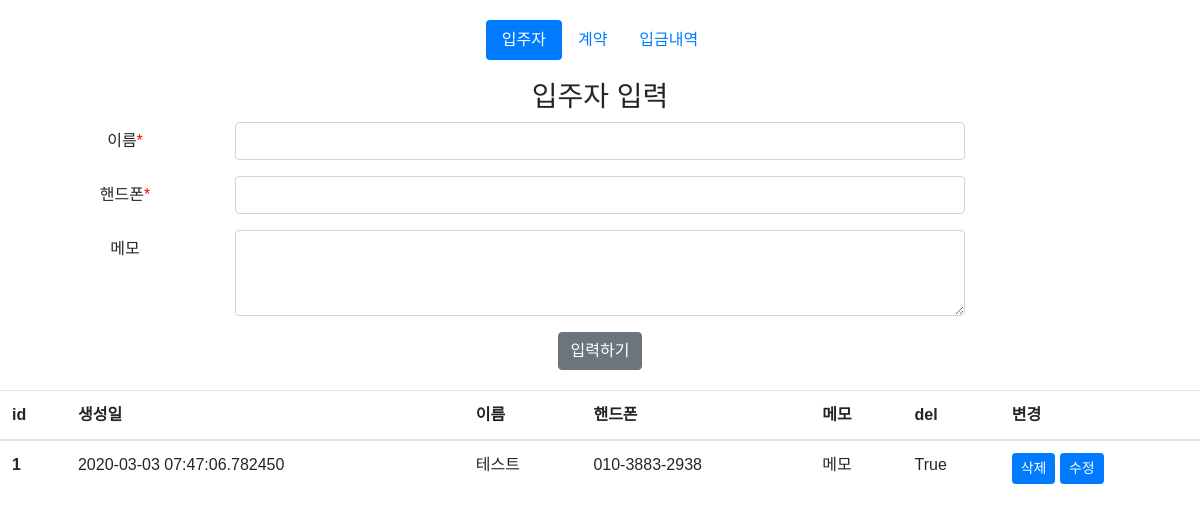
/tenants, run on an earlier commit of the app's database.
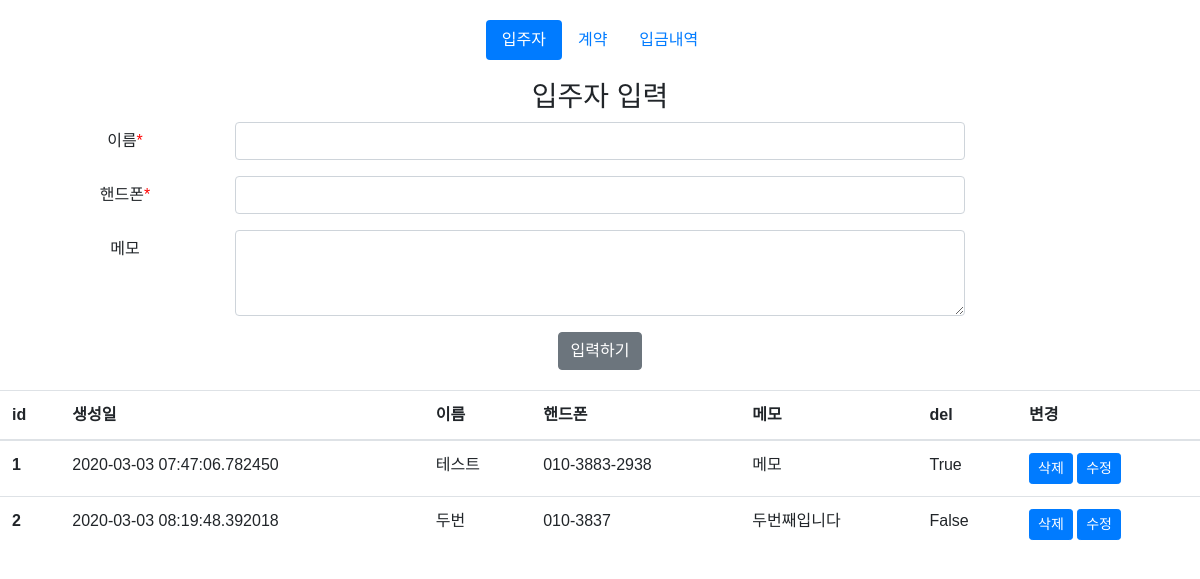
And on a later commit of the database.
### app.py (models this page shows, shortened)
class Tenants(db.Model):
    __tablename__ = 'tenants'
    id = db.Column(db.Integer, primary_key=True)
    name = db.Column(db.String(20), nullable=False, unique=True)
    phone = db.Column(db.String(20), nullable=False)
    memo = db.Column(db.Text)
    created_at = db.Column(db.DateTime, nullable=False)
    delete_col = db.Column(db.Boolean, default=False)
    contracts = db.relationship('Contracts', backref='tenants')
    deposit_history = db.relationship('DepositHistory', backref='tenants')

### app.py (the view)
@app.route('/tenants', methods=['GET', 'POST'])
def tenants():
    if request.method == 'POST':
        tenant_name = request.form['name']
        tenant_phone = request.form['phone']
        tenant_memo = request.form['memo']
        tenant_created_at = datetime.utcnow()+timedelta(hours=9)
        new_tenant = Tenants(name=tenant_name, phone=tenant_phone,
                             memo=tenant_memo, created_at=tenant_created_at)
        try:
            db.session.add(new_tenant)
            db.session.commit()
            return redirect('/tenants')
        except:
            return "new_tenant add error"
    else:
        tenants = Tenants.query.order_by(Tenants.created_at).all()
        return render_template('tenants.html', tenants=tenants)

### templates/tenants.html (shortened to what this page needs)
{% extends 'base.html' %}
{% block body %}
<div class="text-center">
    <h3>입주자 입력</h3>
</div>
<div class="container">
    <form action="/tenants" method="POST">
        <div class="form-group row required">
            <label for="name" class="col-sm-2 col-form-label text-center control-label">이름</label>
            <div class="col-sm-8">
                <input type="text" class="form-control" name="name" id="name" required>
            </div>
        </div>
        <div class="form-group row required">
            <label for="phone" class="col-sm-2 col-form-label text-center control-label">핸드폰</label>
            <div class="col-sm-8">
                <input type="text" class="form-control" name="phone" id="phone" required>
            </div>
        </div>
        <div class="form-group row">
            <label for="memo" class="col-sm-2 col-form-label text-center">메모</label>
            <div class="col-sm-8">
                <textarea class="form-control" name="memo" id="memo" rows="3"></textarea>
            </div>
        </div>
        <div class="text-center">
            <input class="btn btn-secondary" type="submit" value="입력하기">
        </div>
    </form>
</div>
<table class="table">
    <thead>
        <tr>
            <th scope="col">id</th>
            <th scope="col">생성일</th>
            <th scope="col">이름</th>
            <th scope="col">핸드폰</th>
            <th scope="col">메모</th>
            <th scope="col">del</th>
            <th scope="col">변경</th>
        </tr>
    </thead>
    <tbody>
        {% for tenant in tenants %}
        <tr>
            <th scope="row">{{ tenant.id }}</th>
            <td>{{ tenant.created_at }}</td>
            <td>{{ tenant.name }}</td>
            <td>{{ tenant.phone }}</td>
            <td>{{ tenant.memo }}</td>
            <td>{{ tenant.delete_col }}</td>
            <td>
                <a class="btn btn-primary btn-sm" href="/tenants/delete/{{ tenant.id }}" role="button">삭제</a>
                <a class="btn btn-primary btn-sm" href="/tenants/edit/{{ tenant.id }}" role="button">수정</a>
            </td>
        </tr>
        {% endfor %}
    </tbody>
</table>
{% endblock %}

### templates/base.html (shortened to what this page needs)
<!DOCTYPE html>
<html lang="ko">
<head>
    <link rel="stylesheet" href="https://stackpath.bootstrapcdn.com/bootstrap/4.4.1/css/bootstrap.min.css"
>
    <link rel="stylesheet" href="{{ url_for('static', filename='css/main.css') }}">
</head>
<body>
    <ul class="nav nav-pills justify-content-center">
        <li class="nav-item">
            <a class="nav-link" href="/tenants">입주자</a>
        </li>
        <li class="nav-item">
            <a class="nav-link" href="/contracts">계약</a>
        </li>
        <li class="nav-item">
            <a class="nav-link" href="/deposit_history">입금내역</a>
        </li>
    </ul>
    {% block body %} {% endblock %}
</body>
</html>

### static/css/main.css (style rules this page uses)
body { font-family: Helvetica; margin-top: 20px; margin-bottom: 20px; }
.nav-pills { margin-bottom: 20px }
.required .control-label:after { content: "*"; color: red; }
.table { margin-top: 20px; }

What changed in the data, as far as the page shows it:
added Tenants: id "2", created_at "2020-03-03 08:19:48.392018", name "두번", phone "010-3837", memo "두번째입니다", delete_col "False"
